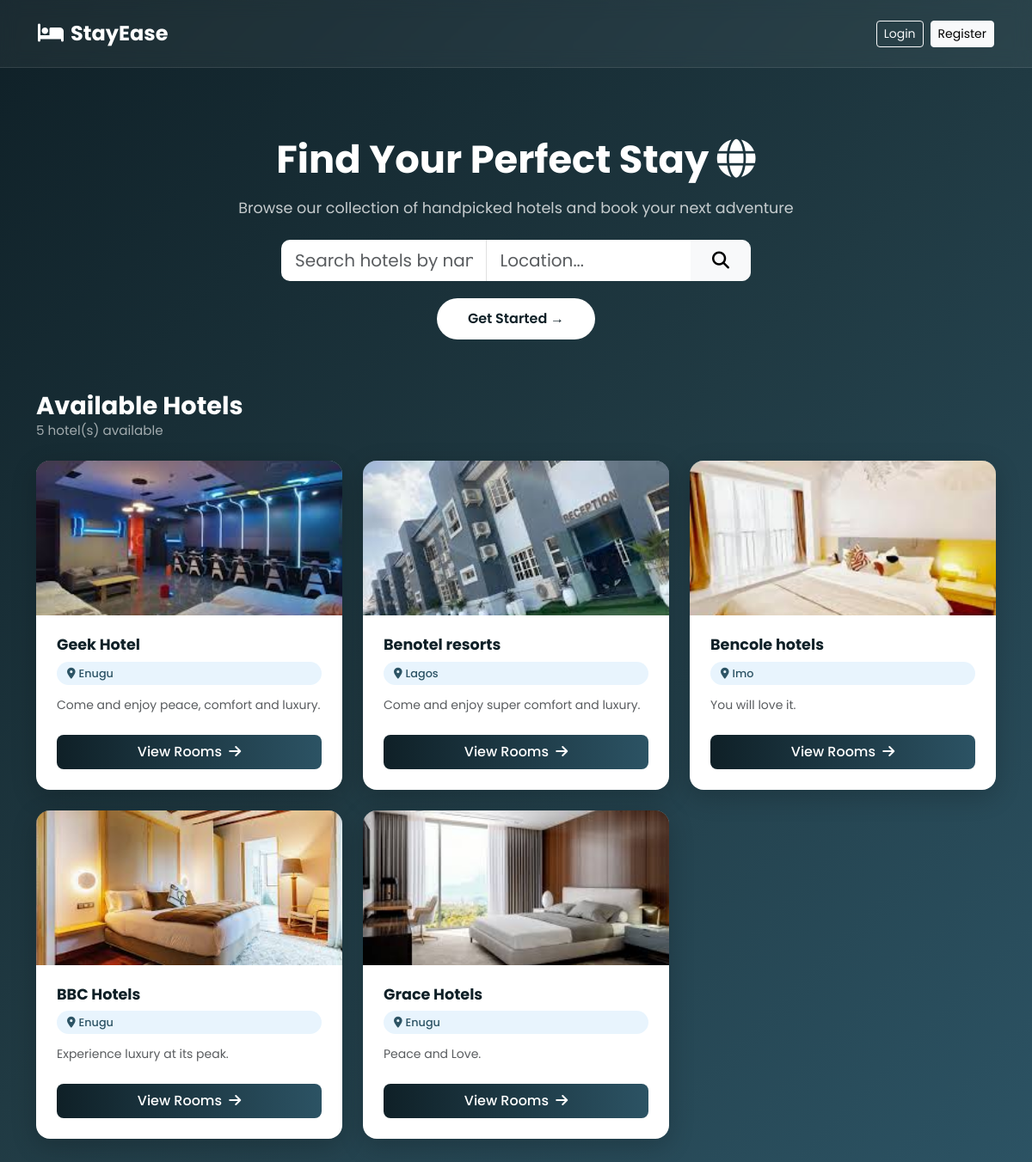
The page / on the database its author committed.
### hotels/models.py (models this page shows, shortened)
class Hotel(models.Model):
    name = models.CharField(max_length=100)
    location = models.CharField(max_length=100)
    description = models.TextField()
    created_by = models.ForeignKey(User, on_delete=models.CASCADE)
    image = models.ImageField(upload_to='hotels/', blank=True, null=True)

### hotels/views.py (the view)
# urls.py: path('', views.index, name='index'),
def index(request):
    query = request.GET.get('q', '')
    location = request.GET.get('location', '')
    hotels = Hotel.objects.all()
    if query:
        hotels = hotels.filter(name__icontains=query)
    if location:
        hotels = hotels.filter(location__icontains=location)
    return render(request, 'hotels/index.html', {'hotels': hotels, 'query': query, 'location': location})

### hotels/templates/hotels/index.html (shortened to what this page needs)
<!DOCTYPE html>
<html lang="en">
<head>
    <link href="https://cdn.jsdelivr.net/npm/bootstrap@5.3.0/dist/css/bootstrap.min.css" rel="stylesheet">
    <link rel="stylesheet" href="https://cdnjs.cloudflare.com/ajax/libs/font-awesome/6.4.0/css/all.min.css">
</head>
<body>
    <nav class="navbar navbar-expand-lg">
        <div class="container">
            <a class="navbar-brand" href="/">
                <i class="fas fa-bed me-2"></i>StayEase
            </a>
            <div class="d-flex align-items-center gap-2 ms-auto flex-wrap">
                {% if request.user.is_authenticated %}
                    <span class="text-white-50 small d-none d-md-inline">👤 {{ request.user.username }}</span>
                    <a href="/my-bookings/" class="btn btn-outline-light btn-sm">My Bookings</a>
                    {% if request.user.is_staff %}
                    <a href="/add-hotel/" class="btn btn-light btn-sm">+ Add Hotel</a>
                    {% endif %}
                    <form method="post" action="/accounts/logout/" class="d-inline">
                        {% csrf_token %}
                        <button type="submit" class="btn btn-outline-danger btn-sm">Logout</button>
                    </form>
                {% else %}
                    <a href="/accounts/login/" class="btn btn-outline-light btn-sm">Login</a>
                    <a href="/accounts/register/" class="btn btn-light btn-sm">Register</a>
                {% endif %}
            </div>
        </div>
    </nav>
    <section class="hero">
        <div class="container">
            <h1>Find Your Perfect Stay <i class="fas fa-globe"></i></h1>
            <p class="mt-3 mb-4">Browse our collection of handpicked hotels and book your next adventure</p>
            <div class="row justify-content-center mt-4">
                <div class="col-12 col-md-8 col-lg-6">
                    <form method="get" action="/">
                        <div class="input-group">
                            <input type="text"
                                name="q"
                                class="form-control form-control-lg"
                                placeholder="Search hotels by name..."
                                value="{{ query }}"
                                style="border-radius: 10px 0 0 10px; border: none;">
                            <input type="text"
                                name="location"
                                class="form-control form-control-lg"
                                placeholder="Location..."
                                value="{{ location }}"
                                style="border: none; border-left: 1px solid #e0e0e0;">
                            <button type="submit"
                                    class="btn btn-light btn-lg px-4"
                                    style="border-radius: 0 10px 10px 0;">
                                <i class="fas fa-search"></i>
                            </button>
                        </div>
                    </form>
                </div>
            </div>
            {% if not request.user.is_authenticated %}
            <a href="/accounts/register/" class="btn btn-get-started">Get Started →</a>
            {% endif %}
        </div>
    </section>
    <div class="container pb-5">
        <div class="d-flex justify-content-between align-items-center mb-4 flex-wrap gap-2">
            <div>
                <h2 class="section-title mb-0">Available Hotels</h2>
                <p class="section-subtitle mb-0">{{ hotels|length }} hotel(s) available</p>
            </div>
        </div>
        <div class="row g-4">
            {% for hotel in hotels %}
            <div class="col-12 col-md-6 col-lg-4">
                <div class="card hotel-card h-100">
                {% if hotel.image %}
                <div class="hotel-card-header" style="padding: 0; height: 180px; overflow: hidden;">
                    <img src="{{ hotel.image.url }}" alt="{{ hotel.name }}"
                        style="width: 100%; height: 100%; object-fit: cover;">
                </div>
                {% else %}
                <div class="hotel-card-header">
                    <i class="fas fa-bed"></i>
                </div>
                {% endif %}
                    <div class="card-body d-flex flex-column">
                        <h5 class="card-title">{{ hotel.name }}</h5>
                        <span class="location-badge">
                            <i class="fas fa-map-marker-alt me-1"></i>{{ hotel.location }}
                        </span>
                        <p class="text-muted small flex-grow-1">{{ hotel.description }}</p>
                        <a href="/hotels/{{ hotel.id }}/" class="btn btn-view mt-2">
                            View Rooms <i class="fas fa-arrow-right ms-1"></i>
                        </a>
                    </div>
                </div>
            </div>
            {% endfor %}
        </div>
    </div>
</body>
</html>

### hotels/templates/hotels/index.html (style rules this page uses)
* { font-family: 'Poppins', sans-serif; }
body { background: linear-gradient(135deg, #0f2027, #203a43, #2c5364); min-height: 100vh; }
.navbar { background: rgba(255,255,255,0.05); backdrop-filter: blur(10px); padding: 1rem 2rem; border-bottom: 1px solid rgba(255,255,255,0.1); }
.navbar-brand { font-size: 1.5rem; font-weight: 700; color: white !important; }
.hero { padding: 80px 0 60px; color: white; text-align: center; }
.hero h1 { font-size: 2.8rem; font-weight: 700; }
.hero p { font-size: 1.1rem; opacity: 0.75; }
.btn-get-started { background: white; color: #0f2027; border: none; border-radius: 30px; padding: 12px 36px; font-weight: 600; font-size: 1rem; margin-top: 20px; display: inline-block; }
.hotel-card { background: white; border: none; border-radius: 16px; box-shadow: 0 8px 30px rgba(0,0,0,0.2); transition: transform 0.2s, box-shadow 0.2s; overflow: hidden; }
.hotel-card-header { background: linear-gradient(135deg, #0f2027, #2c5364); padding: 2rem; color: white; text-align: center; font-size: 2.5rem; }
.hotel-card .card-body { padding: 1.5rem; }
.hotel-card .card-title { font-weight: 700; font-size: 1.1rem; color: #0f2027; }
.location-badge { background: #e8f4fd; color: #2c5364; padding: 4px 12px; border-radius: 20px; font-size: 0.8rem; font-weight: 500; display: inline-block; margin-bottom: 0.8rem; }
.btn-view { background: linear-gradient(to right, #0f2027, #2c5364); color: white; border: none; border-radius: 8px; padding: 8px 20px; font-weight: 500; width: 100%; }
.section-title { color: white; font-weight: 700; font-size: 1.8rem; }
.section-subtitle { color: rgba(255,255,255,0.6); font-size: 0.95rem; }

### rows shown on the page
Hotel: image (picture), name "Geek Hotel", location "Enugu", description "Come and enjoy peace, comfort and luxury."
Hotel: image (picture), name "Benotel resorts", location "Lagos", description "Come and enjoy super comfort and luxury."
Hotel: image (picture), name "Bencole hotels", location "Imo", description "You will love it."
Hotel: image (picture), name "BBC Hotels", location "Enugu", description "Experience luxury at its peak."
Hotel: image (picture), name "Grace Hotels", location "Enugu", description "Peace and Love."

### other values the page prints
{{ hotels|length }} "5"
